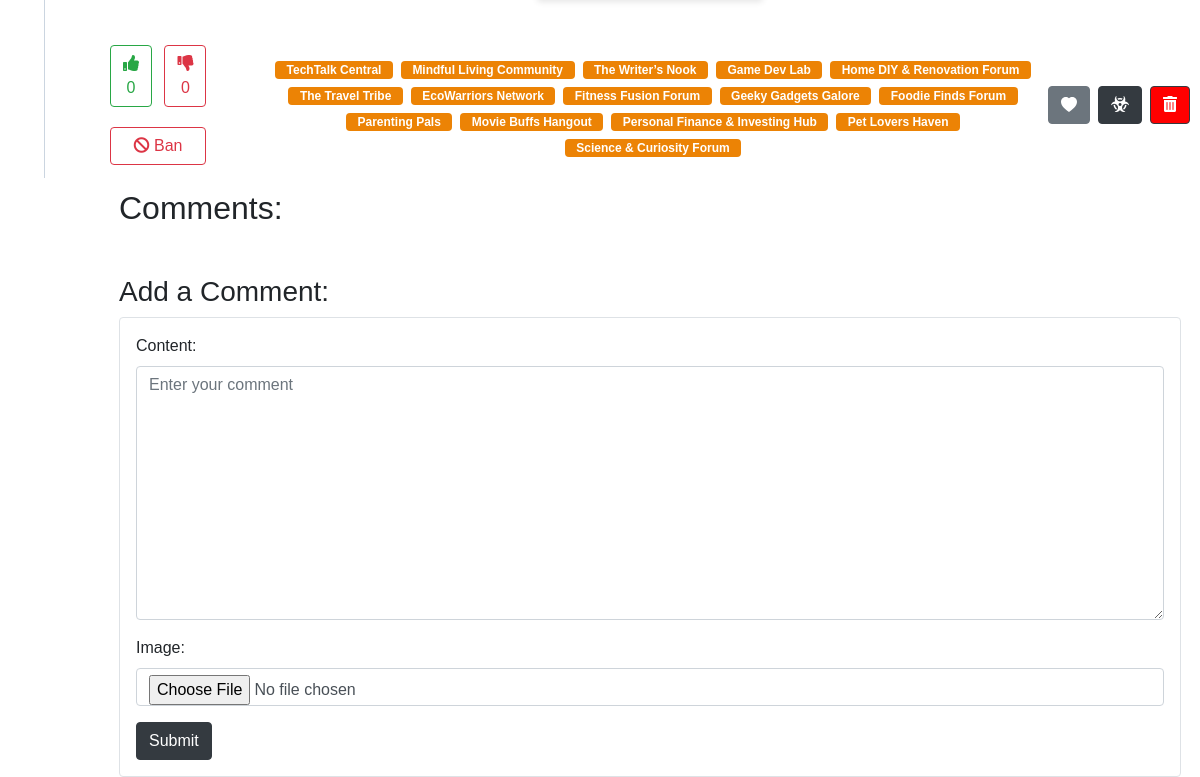
Before: /post_detail/20/1/ (signed in, lower part) with the older database file.
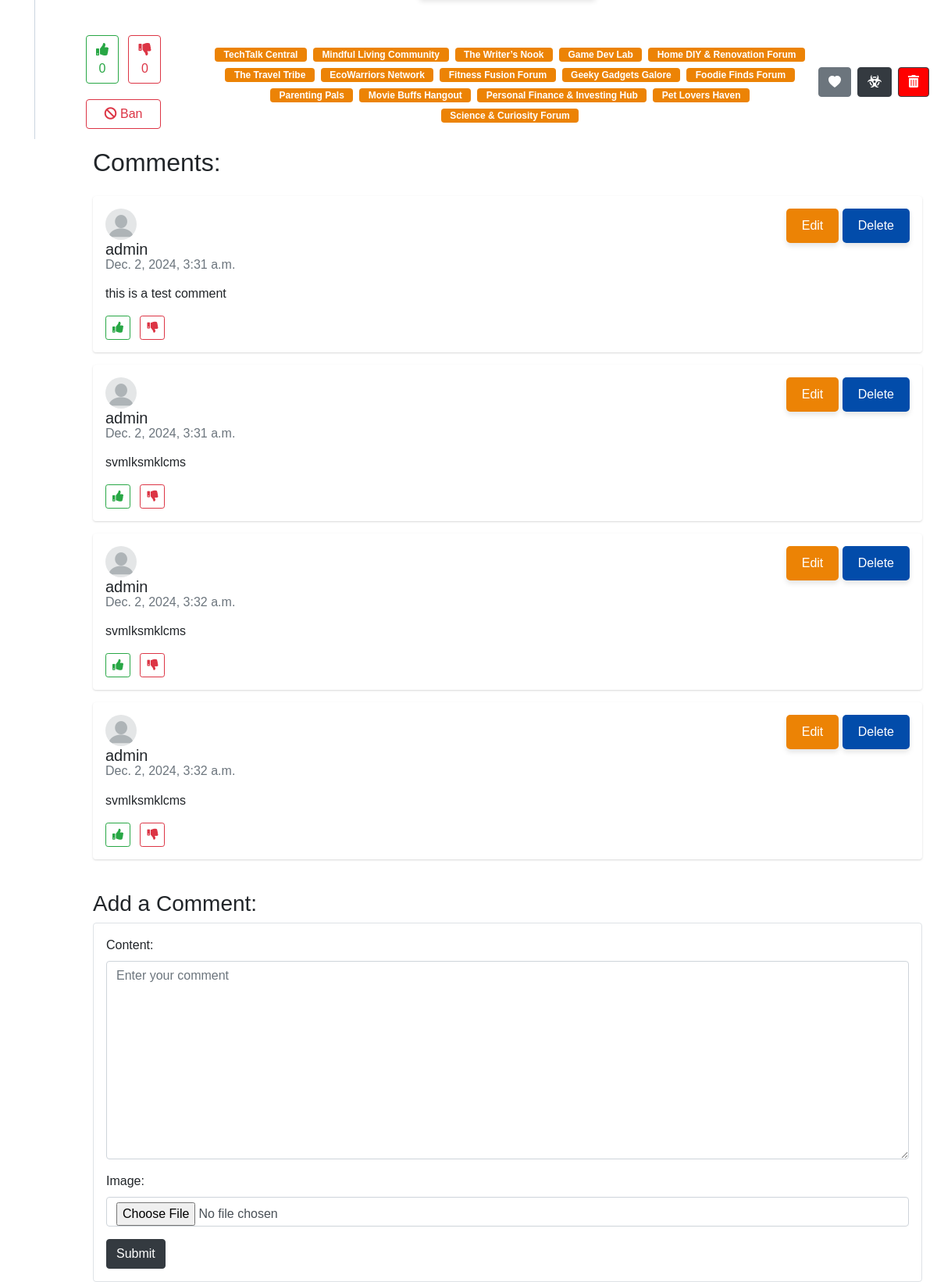
After: the same page with the newer database file.
### blog/models.py (models this page shows, shortened)
class Tag(models.Model):
    forum_ref = models.ForeignKey(Forum, on_delete=models.CASCADE)
    user_post_ref = models.ForeignKey(UserPost, on_delete=models.CASCADE)

class Forum(models.Model):
    title = models.CharField(max_length=100)
    description = models.TextField()

class User_UserPost(models.Model):
    user_post_ref = models.ForeignKey(UserPost, on_delete=models.CASCADE)
    user_ref = models.ForeignKey(User, on_delete=models.CASCADE)
    class Meta:
        abstract = True

class Comment(User_UserPost):
    content = models.TextField(blank=True, null=True)
    created_at = models.DateTimeField(auto_now_add=True)
    image = models.ImageField(upload_to=upload_path, blank=True, null=True)

### blog/views.py (the view)
# urls.py: path('post_detail/<int:pk>/<int:page_number>/',
@login_required(login_url='login')
def post_detail(request, pk, page_number):
    banned_response = banned_propagator(request)
    if banned_response:
        return banned_response
    if request.method == "POST":
        form = CommentForm(request.POST, request.FILES)
        if form.is_valid():
            comment = form.save(commit=False)
            comment.user_post_ref = get_object_or_404(UserPost, id=pk)
            comment.user_ref = get_object_or_404(User, id=request.user.id)
            page_number = 1
            comment.save()
        else:
            raise ValidationError("Incorrect data")
    else:
        form = CommentForm()
    handle_view_post(request.user.id, int(pk))
    return render(request, 'post_detail.html', {
        'userpost': get_object_or_404(UserPost, pk=pk),
        'post': get_object_or_404(Post, pk=UserPost.objects.get(pk=pk).post_ref.id),
        'comments': _get_page_object(
            Paginator(
                Comment.objects.select_related('user_ref')
                .filter(user_post_ref__id=pk)
                .values(
                    'content',
                    'created_at',
                    'image',
                    'user_ref__username',
                    'user_ref__id',
                    'id',
                    'user_ref__picture'
                ),
                20
            ),
            page_number
        ).object_list,
        "user_post_pk": pk,
        'form': form,
        'post_upvotes': VotePost.objects.filter(user_post_ref__id=pk, is_upvote=True).count(),
        'post_downvotes': VotePost.objects.filter(user_post_ref__id=pk, is_upvote=False).count(),
        'user': request.user,
        'tags': Tag.objects.filter(user_post_ref__id=pk),
    })

### blog/forms.py
class CommentForm(forms.ModelForm):
    class Meta:
        model = Comment
        fields = ['content', 'image']
        widgets = {
            'content': forms.Textarea(
                attrs={
                    'class': 'form-control',
                    'placeholder': 'Enter your comment',
                }
            ),
            'image': forms.ClearableFileInput(
                attrs={
                    'class': 'form-control',
                }
            )
        }
        labels = {
            'content': 'Content',
            'image': 'Image'
        }

### blog/views.py (called while the page is built)
def banned_propagator(request):
    if request.user.is_authenticated and request.user.bans_received.exists():
        userban = request.user.bans_received.first()
        return render(request, 'banned.html', {
            'userban': userban,
        })
    return None

def _get_page_object(paginator_object, page_number):
    try:
        page_object = paginator_object.page(page_number)
    except PageNotAnInteger:
        page_object = paginator_object.page(1)
    except EmptyPage:
        page_object = paginator_object.page(paginator_object.num_pages)
    return page_object

### blog/templates/post_detail.html (shortened to what the changed rows need)
<!DOCTYPE html>
<html lang="en">
<head>
    {% load static %}
    <link rel="stylesheet" href="{% static 'blog/css/global.css' %}">
    {% load static %}
    <link href="https://cdn.jsdelivr.net/npm/bootstrap@4.4.1/dist/css/bootstrap.min.css" rel="stylesheet">
    <link rel="stylesheet" href="https://cdnjs.cloudflare.com/ajax/libs/font-awesome/5.12.0-2/css/all.min.css" />
</head>
<body>
    {% include 'header.html' %}
    <div class="container">
        <div class="main-body p-0">
            <div class="inner-wrapper">
                {% include 'sidebar.html' %}
                <div class="inner-main" style="margin: 0px 50px;">
                    <div class="container">
                        <div class="d-flex justify-content-between">
                            <div class="d-flex flex-wrap mt-3" style="align-content: center; justify-content: center; padding-left: 20px;">
                                {% for tag in tags %}
                                    <span class="badge badge-primary mr-2 mb-2" style="background-color: #EC8305;">&nbsp&nbsp{{ tag.forum_ref.title }}&nbsp&nbsp</span>
                                {% endfor %}
                            </div>
                        </div>
                    </div>
                    <h2 class="mt-4 px-4">Comments:</h2>
                    <div id="comment-section" class="mt-3 px-4">
                        {% for comment in comments %}
                            <div class="card mb-3">
                                <div class="card-body">
                                    <div class="d-flex justify-content-between">
                                        <div>
                                            <img src="/media/{{ comment.user_ref__picture }}" alt="{{ comment.user_ref__username }}" class="rounded-circle" style="width: 40px; height: 40px; object-fit: cover;"onclick="window.location.href='/profile/{{ comment.user_ref__id }}'">
                                            <h5 class="card-title mb-1"onclick=" window.location.href='/profile/{{ comment.user_ref__id }}'">{{ comment.user_ref__username }}</h5>
                                            <h6 class="card-subtitle mb-2 text-muted">{{ comment.created_at }}</h6>
                                        </div>
                                        <div>
                                        {% if user.id == comment.user_ref__id %}
                                            <a href="{% url 'edit_comment' comment_id=comment.id user_post_id=user_post_pk %}">
                                                <button class="orange-button">
                                                    Edit
                                                </button>
                                            </a>
                                            <a href="{% url 'delete_comment' comment_id=comment.id user_post_id=user_post_pk %}" onclick="return confirm('Are you sure you want to delete this comment?');">
                                                <button class="black-button">
                                                    Delete
                                                </button>
                                            </a>
                                        {% else %}
                                            <a href="{% url 'report_comment' comment_id=comment.id%}" class="btn btn-dark" data-toggle="tooltip" data-placement="top" title="Report Comment"><i class="fas fa-biohazard"></i></a>
                                        {% endif %}
                                        </div>
                                    </div>
                                    <p class="card-text mt-2">{{ comment.content }}</p>
                                    <div class="mt-3 comment-vote-counts">
                                        <button class="btn btn-outline-success btn-sm mr-2 comment-upvote" data-comment-id="{{ comment.id }}">
                                            <i class="fas fa-thumbs-up"> </i>{{ comment.upvotes }}
                                        </button>
                                        <button class="btn btn-outline-danger btn-sm comment-downvote" data-comment-id="{{ comment.id }}">
                                            <i class="fas fa-thumbs-down"> </i> {{ comment.downvotes }}
                                        </button>
                                    </div>
                                </div>
                            </div>
                        {% endfor %}
                    </div>
                </div>
            </div>
        </div>
    </div>
</body>
</html>

Changed rows visible on the page:
added Comment: user_ref__username "admin", created_at "Dec. 2, 2024, 3:31 a.m.", content "this is a test comment"
added Comment: user_ref__username "admin", created_at "Dec. 2, 2024, 3:31 a.m.", content "svmlksmklcms"
added Comment: user_ref__username "admin", created_at "Dec. 2, 2024, 3:32 a.m.", content "svmlksmklcms"
added Comment: user_ref__username "admin", created_at "Dec. 2, 2024, 3:32 a.m.", content "svmlksmklcms"
